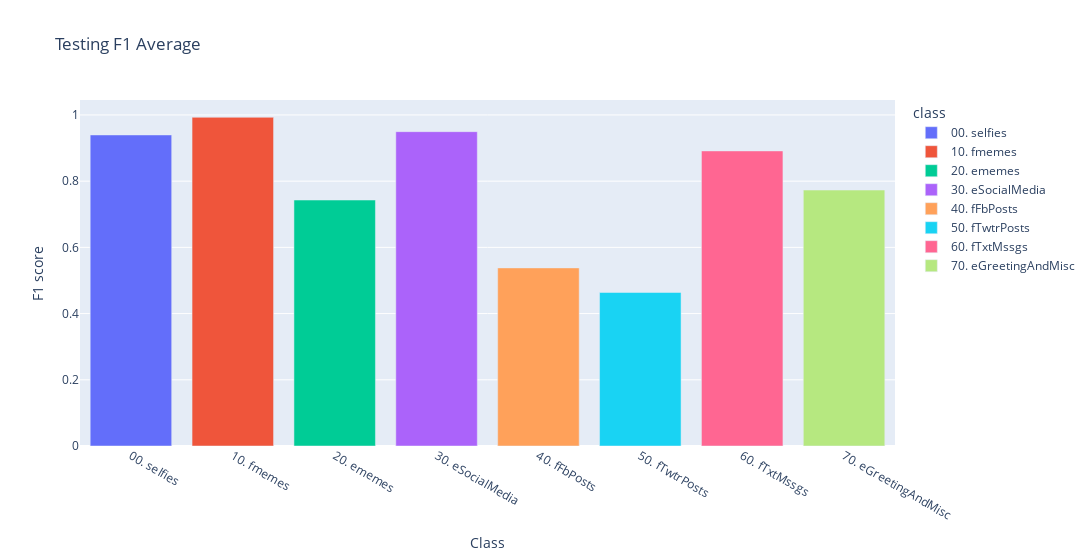

Notebook code cell kept with this figure:
### Code cell
fig = px.bar(pd.DataFrame({'class' : list(train_data_iterator.class_indices.keys()), 'value' : history['test_f1_score']}, index=train_data_iterator.class_indices), 
        color='class', title="Testing F1 Average", text_auto=False, width=1200)
fig.update_layout(xaxis=dict(title="Class"), yaxis=dict(title="F1 score"), showlegend=True, yaxis_range=[0,1])

### Figure 1 — Plotly figure (JSON) as saved in the notebook; plotly's stock layout.template omitted (floating-point values rounded to 4 significant figures)
{"data": [{"alignmentgroup": "True", "hovertemplate": "class=00. selfies<br>index=%{x}<br>_value=%{y}<extra></extra>", "legendgroup": "00. selfies", "marker": {"color": "#636efa", "pattern": {"shape": ""}}, "name": "00. selfies", "offsetgroup": "00. selfies", "orientation": "v", "showlegend": true, "textposition": "auto", "type": "bar", "x": ["00. selfies"], "xaxis": "x", "y": [0.9396], "yaxis": "y"}, {"alignmentgroup": "True", "hovertemplate": "class=10. fmemes<br>index=%{x}<br>_value=%{y}<extra></extra>", "legendgroup": "10. fmemes", "marker": {"color": "#EF553B", "pattern": {"shape": ""}}, "name": "10. fmemes", "offsetgroup": "10. fmemes", "orientation": "v", "showlegend": true, "textposition": "auto", "type": "bar", "x": ["10. fmemes"], "xaxis": "x", "y": [0.9929], "yaxis": "y"}, {"alignmentgroup": "True", "hovertemplate": "class=20. ememes<br>index=%{x}<br>_value=%{y}<extra></extra>", "legendgroup": "20. ememes", "marker": {"color": "#00cc96", "pattern": {"shape": ""}}, "name": "20. ememes", "offsetgroup": "20. ememes", "orientation": "v", "showlegend": true, "textposition": "auto", "type": "bar", "x": ["20. ememes"], "xaxis": "x", "y": [0.743], "yaxis": "y"}, {"alignmentgroup": "True", "hovertemplate": "class=30. eSocialMedia<br>index=%{x}<br>_value=%{y}<extra></extra>", "legendgroup": "30. eSocialMedia", "marker": {"color": "#ab63fa", "pattern": {"shape": ""}}, "name": "30. eSocialMedia", "offsetgroup": "30. eSocialMedia", "orientation": "v", "showlegend": true, "textposition": "auto", "type": "bar", "x": ["30. eSocialMedia"], "xaxis": "x", "y": [0.9495], "yaxis": "y"}, {"alignmentgroup": "True", "hovertemplate": "class=40. fFbPosts<br>index=%{x}<br>_value=%{y}<extra></extra>", "legendgroup": "40. fFbPosts", "marker": {"color": "#FFA15A", "pattern": {"shape": ""}}, "name": "40. fFbPosts", "offsetgroup": "40. fFbPosts", "orientation": "v", "showlegend": true, "textposition": "auto", "type": "bar", "x": ["40. fFbPosts"], "xaxis": "x", "y": [0.538], "yaxis": "y"}, {"alignmentgroup": "True", "hovertemplate": "class=50. fTwtrPosts<br>index=%{x}<br>_value=%{y}<extra></extra>", "legendgroup": "50. fTwtrPosts", "marker": {"color": "#19d3f3", "pattern": {"shape": ""}}, "name": "50. fTwtrPosts", "offsetgroup": "50. fTwtrPosts", "orientation": "v", "showlegend": true, "textposition": "auto", "type": "bar", "x": ["50. fTwtrPosts"], "xaxis": "x", "y": [0.4638], "yaxis": "y"}, {"alignmentgroup": "True", "hovertemplate": "class=60. fTxtMssgs<br>index=%{x}<br>_value=%{y}<extra></extra>", "legendgroup": "60. fTxtMssgs", "marker": {"color": "#FF6692", "pattern": {"shape": ""}}, "name": "60. fTxtMssgs", "offsetgroup": "60. fTxtMssgs", "orientation": "v", "showlegend": true, "textposition": "auto", "type": "bar", "x": ["60. fTxtMssgs"], "xaxis": "x", "y": [0.8913], "yaxis": "y"}, {"alignmentgroup": "True", "hovertemplate": "class=70. eGreetingAndMisc<br>index=%{x}<br>_value=%{y}<extra></extra>", "legendgroup": "70. eGreetingAndMisc", "marker": {"color": "#B6E880", "pattern": {"shape": ""}}, "name": "70. eGreetingAndMisc", "offsetgroup": "70. eGreetingAndMisc", "orientation": "v", "showlegend": true, "textposition": "auto", "type": "bar", "x": ["70. eGreetingAndMisc"], "xaxis": "x", "y": [0.7731], "yaxis": "y"}], "layout": {"barmode": "relative", "legend": {"title": {"text": "class"}, "tracegroupgap": 0}, "showlegend": true, "title": {"text": "Testing F1 Average"}, "width": 1200, "xaxis": {"anchor": "y", "domain": [0, 1], "title": {"text": "Class"}}, "yaxis": {"anchor": "x", "domain": [0, 1], "title": {"text": "F1 score"}}}}
